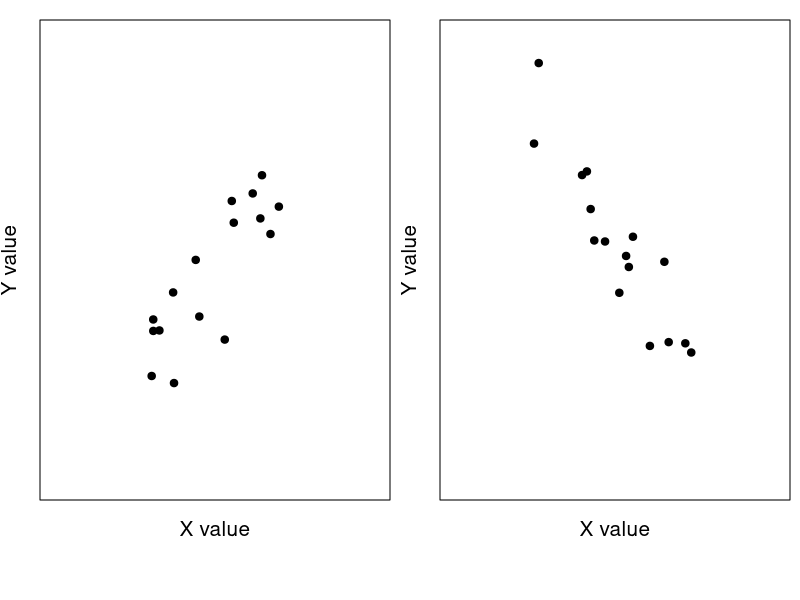
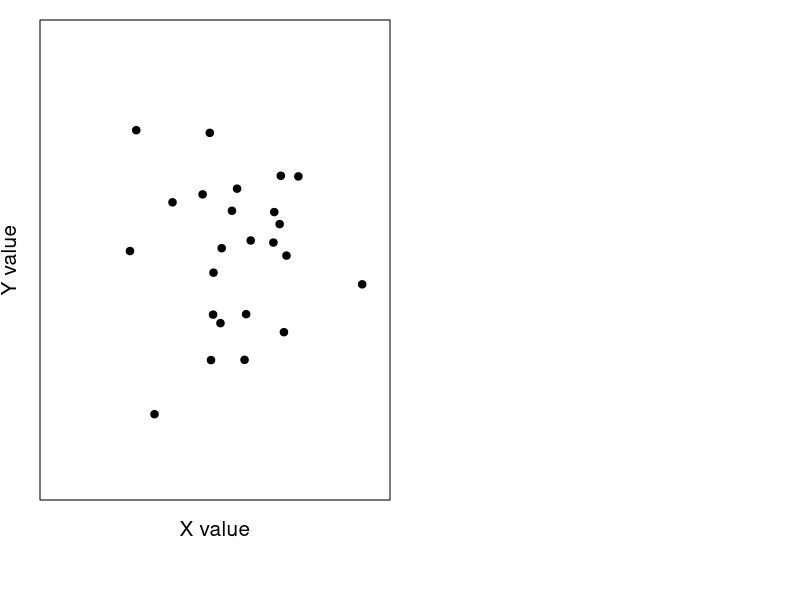

Write the R code that produced these figures, in order.
## ---- chunk 1
library(knitr);
opts_chunk$set(echo = FALSE);
## ---- chunk 2
rho1 <- 0.9;
Z1   <- rnorm(n = 16, mean = 0, sd = 1);
Z2   <- rnorm(n = 16, mean = 0, sd = 1);
X1   <- Z1 + 10;
Y1   <- rho1 * Z1 + sqrt(1 - rho1*rho1) * Z2 + 10;
par(mfrow = c(1, 2), mar = c(5, 2, 1, 0.5));
plot(x = X1, y = Y1, pch = 20, xlab = "X value", ylab = "Y value", cex = 1.5,
     xlim = c(7, 13), ylim = c(7, 13), xaxt = "n", yaxt = "n", cex.lab = 1.25,
     line = 1);
rho1 <- -0.9;
Z1   <- rnorm(n = 16, mean = 0, sd = 1);
Z2   <- rnorm(n = 16, mean = 0, sd = 1);
X1   <- Z1 + 10;
Y1   <- rho1 * Z1 + sqrt(1 - rho1*rho1) * Z2 + 10;
plot(x = X1, y = Y1, pch = 20, xlab = "X value", cex = 1.5, line = 1, 
     xlim = c(7, 13), ylim = c(7, 13), xaxt = "n", yaxt = "n", cex.lab = 1.25,
     ylab = "Y value");
## ---- chunk 3
X1 <- rnorm(n = 24, mean = 0, sd = 1);
Y1 <- rnorm(n = 24, mean = 0, sd = 1);
while(abs(cor(X1, Y1)) > 0.002){
  X1 <- rnorm(n = 24, mean = 0, sd = 1);
  Y1 <- rnorm(n = 24, mean = 0, sd = 1);
}
plot(x = X1, y = Y1, pch = 20, xlab = "X value", cex = 1.5, xlim = c(-3, 3),
     ylim = c(-3, 3), xaxt = "n", yaxt = "n", cex.lab = 1.25, ylab = "Y value",
     line = 1);
## ---- chunk 4
library(knitr);
sample_n     <- 1:10;
soil_depth   <- c(0.8, 2, 2.3, 2.7, 0.5, 1.8, 1.5, 2.1, 1.2, 1.1);
root_density <- c(13, 8, 4, 6, 18, 7, 9, 3, 7, 10);
dat_root     <- cbind(sample_n, soil_depth, root_density);
colnames(dat_root) <- c("Sample number", "Soil depth (m)", 
                        paste("Root density (g per m^3)"));
kable(dat_root);
## ---- chunk 5
samp_number  <- 1:8;
percent_O2   <- c(95.9, 81.9, 80.9, 77.9, 90.7, 88.2, 93.6, 89.1);
ammonia      <- c(0.08, 0.10, 0.21, 0.579, 0.25, 0.13, 0.07, 0.121);
rank_pct_O2  <- rank(percent_O2);
rank_ammonia <- rank(ammonia);
dat_spear    <- data.frame(samp_number, percent_O2, rank_pct_O2, ammonia,
                           rank_ammonia);
colnames(dat_spear) <- c("Sample", "%O2", "Rank %O2", "NH3 Conc.", "Rank NH3 Conc.");
kable(dat_spear);
